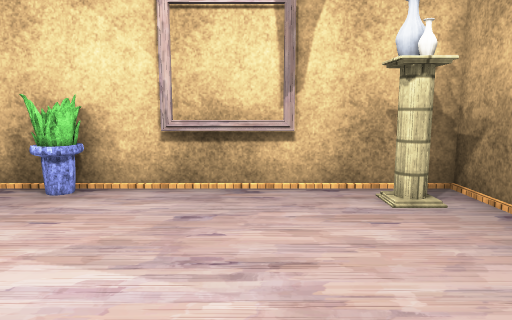
view 1 (above)

13 first-person views from a walk through a 3-D level made in the Unity game engine. The camera is 1.2 m above the floor, tilts 8° down and sees 70° across. The floor is counted in squares, 0.72 m on a side. Each view is taken from the middle of a square. On the plan, view 1 faces up. The plan holds only what a view shows up to about 17 squares ahead; the rest is blank. The player character is not drawn. Some surface patterns are stand-ins.

view 2
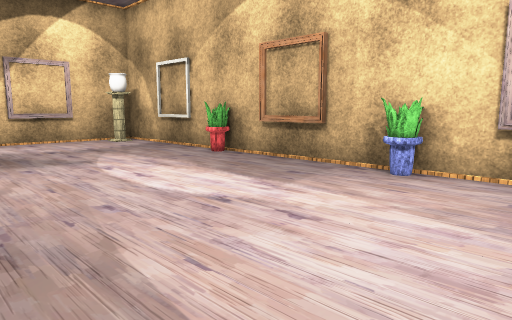

view 3
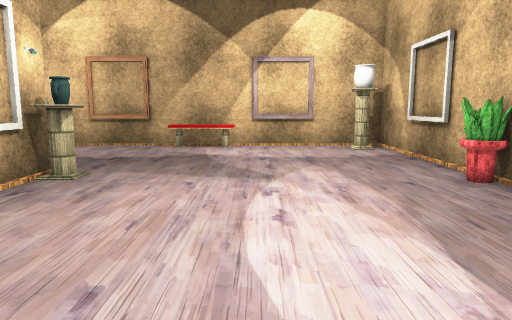

view 4
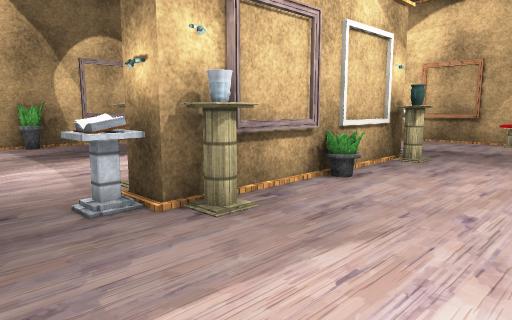

view 5
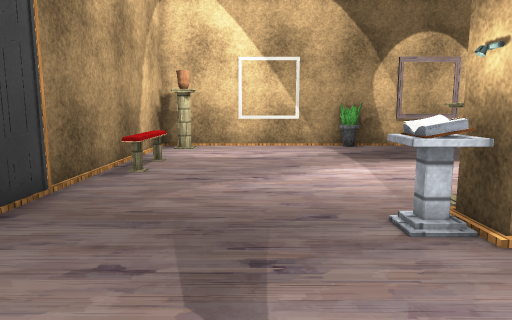

view 6
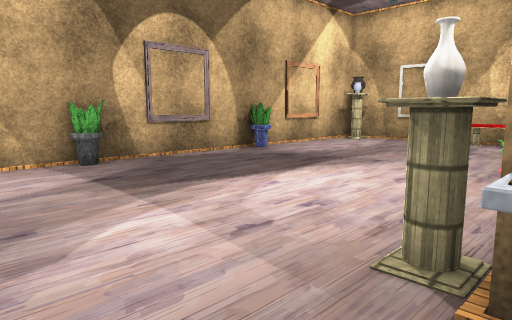

view 7
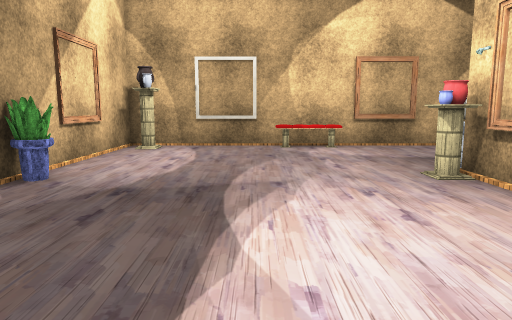

view 8
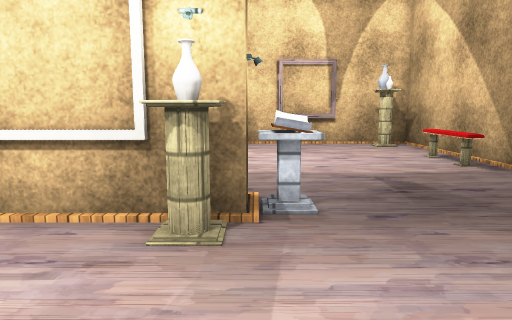

view 9
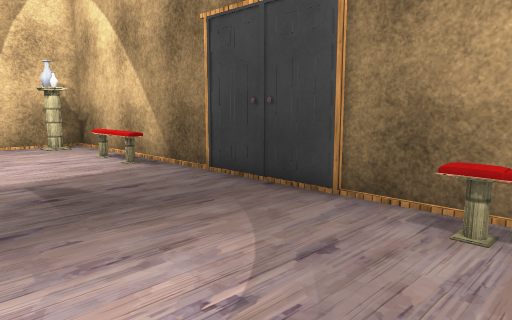

view 10
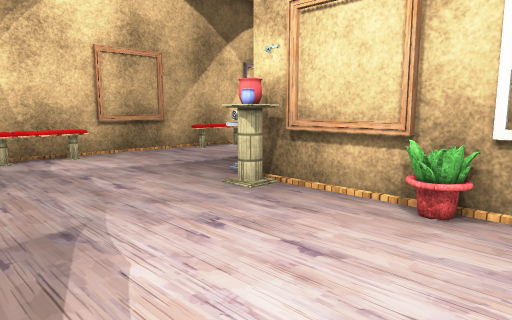

view 11
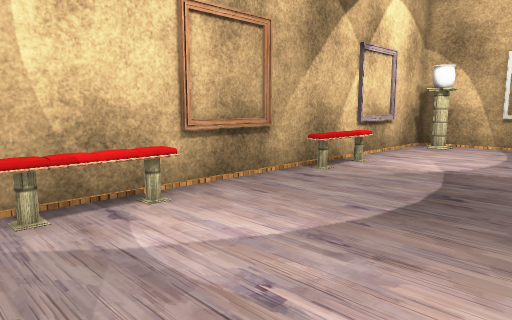

view 12
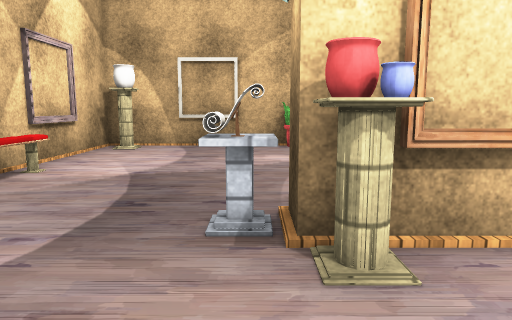

view 13
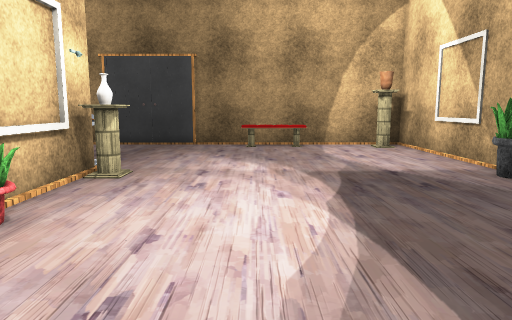

### Floor plan
Points are (right, up) in squares from view 1. A wall is a line through its corners. A room is listed if a view was taken in it or the views show most of it. See-through windows are left out.
Room 1 (views 1, 2, 3, 4, 5, 6, 7, 8, 9, 10, 11, 12, 13)
walls: (-11.2, -3.4) (-4.6, -3.4); (-3.4, -4.6) (-12.5, -4.6) (-12.5, -3.5); (-19.7, 7.7) (-19.7, -15.8) (4.2, -15.8) (4.2, 7.7) (-19.7, 7.7)
low walls: (-7.4, -3.2) (-4.6, -3.2); (-8.5, -4.8) (-11.2, -4.8); (0.8, 7.5) (-2, 7.5)
objects: other object (-19, -9) to (-19, -6); other object (-19, -2) to (-19, -1); other object (-19, 0); other object (-19, 1); other object (-19, 6); other object (-14, -4); other object (-13, -5); other object (-13, -4); other object (-12, -15); other object (-12, -5); other object (-12, -3); other object (-11, 7); other object (-8, -5); other object (-8, -3); other object (-4, -15); other object (-4, -5); other object (-4, -3); other object (-4, 7); other object (-3, -4); other object (-3, -3); other object (-2, -4); other object (3, -15) to (3, -14); other object (3, -11) to (3, -9); other object (3, 1) to (3, 2); other object (3, 3); other object (3, 6) to (3, 7)

Positions as (right, up) in squares from view 1, and headings:
1: (0, 0), facing up
2: (0, -2), facing up-left
3: (-3, 2), facing left
4: (0, 2), facing down-left
5: (0, 1), facing down
6: (0, -4), facing down-left
7: (-3, -10), facing left
8: (-3, -10), facing up
9: (-2, -10), facing up-right
10: (-6, -11), facing up-left
11: (-13, -10), facing up-left
12: (-13, -9), facing up
13: (-13, -9), facing right
